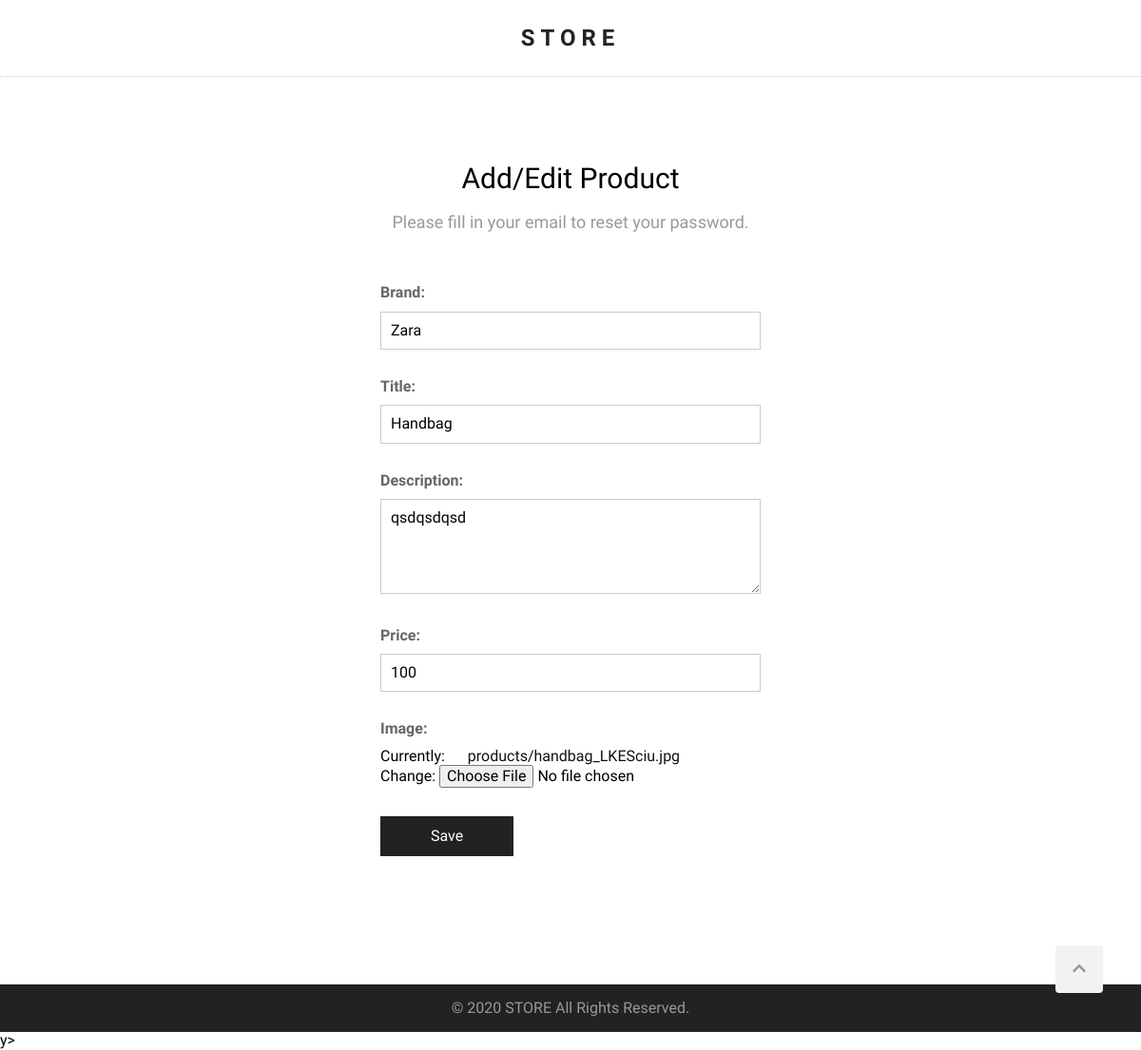
The page /products/edit/1 on the database its author committed.
### products/models.py (models this page shows, shortened)
class Product (models.Model):
    brand = models.CharField(max_length = 100)
    title = models.CharField(max_length=100)
    description = models.TextField()
    price = models.PositiveIntegerField()
    image = models.ImageField(upload_to='products/', null=True)

### products/views.py (the view)
# urls.py: path('products/edit/<pk>', product_edit, name='product_edit')
def product_edit(request, pk):
    product = get_object_or_404(Product, pk=pk)
    if request.method == 'POST':
        form = AddProductForm(request.POST, request.FILES, instance=product)
        if form.is_valid():
            form.save()
            return render(request,'products/product-add-successful.html' )
    else:
        form = AddProductForm(instance=product)
    return render(request,'products/product-add.html', {'form' : form} )

### products/forms.py
class AddProductForm(ModelForm):
    class Meta:
        model = Product
        fields = ('brand', 'title', 'description', 'price', 'image')

### templates/products/product-add.html (shortened to what this page needs)
{% extends "base.html" %}
{% block content %}
<section class="form-section">
    <h2 class="section-headline">Add/Edit Product</h2>
    <p class="section-description">
        Please fill in your email to reset your password.
    </p>
    <div class="form">
        <form action="" method="post" enctype="multipart/form-data">
            {{ form.as_p }}
            <p>
                <button type="submit">Save</button>
            </p>
        </form>
    </div>
</section>
{% endblock %}

### static/style.css (style rules this page uses)
html { scroll-behavior: smooth; }
body { margin: 0; font-family: 'Questrial', sans-serif; }
.section-headline { font-size: 30px; font-weight: normal; margin: 0; }
.section-description { color: #999; font-size: 18px; }
.form-section { overflow: auto; width: 100%; }
.form { max-width: 400px; margin: 45px auto; padding: 0 20px; }
.form p { margin: 0 0 20px 0; text-align: left; }
.form label { display: block; padding: 10px 0; color: #666; font-weight: bold; }
.form input[type=text], .form input[type=email], .form input[type=number], .form input[type=password], .form select { padding: 10px; max-width: 400px; width: 100%; border: 1px solid #ccc; box-sizing: border-box; }
.form textarea { max-width: 400px; min-height: 100px; width: 100%; height: 100px; padding: 10px; box-sizing: border-box; font-family: inherit; font-size: inherit; border: 1px solid #ccc; }
.form button { width: 140px; line-height: 40px; font-size: 16px; background: #222; color: #fff; border: none; cursor: pointer; margin-top: 10px; transition-duration: .3s; }
.form a { text-decoration: none; color: #111; margin-left: 20px; }

### rows shown on the page
Product: brand "Zara", title "Handbag", description "qsdqsdqsd", price "100"
